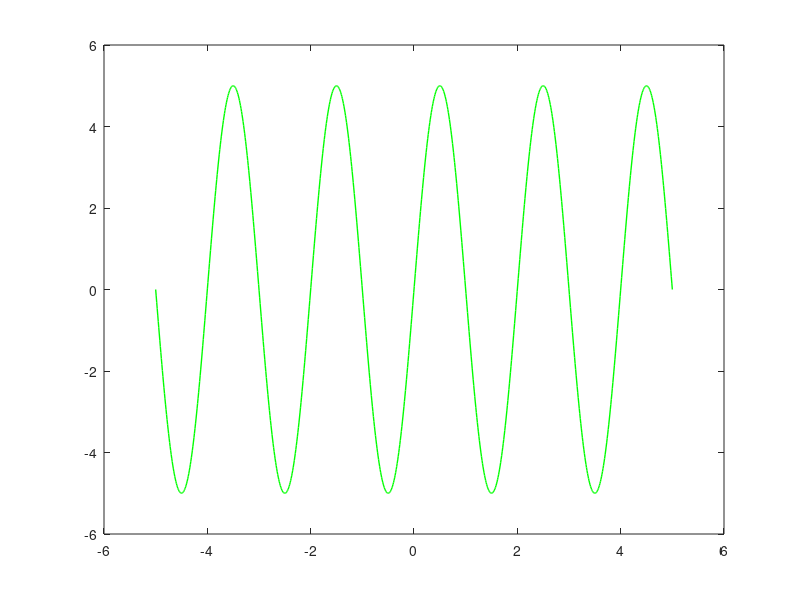

Here is the MATLAB script that generated this plot: (Note: this script raises an error after producing the figure.)
% 水山先生の質問
% 「線形εインセンシティブ損失関数を用いた場合は, 絶対値誤差最小化問題を解いているはずなのに,
% 　なぜ2次epsilonインセンシティブ損失関数を用いた場合よりも予測精度の平均絶対値誤差が劣るのか？
% 　2次epsilonインセンシティブ損失関数を用いた場合は二乗誤差最小化問題を解いているのに？」

% 回答(イメージ)
% 「サポートベクターが少ないことが原因である。
% 　変動の大きいデータに対しては, 線形εインセンシティブ損失関数を用いた場合にサポートベクターの数が少なくなっていることはすでに述べた.
% 　回帰関数を作成する際に、サポートベクターの数が少なくなってしまうと, 上下の学習データのみを使って, 回帰関数を作成してしまう.
%   つまり, 上下のデータの真ん中を通るような回帰関数が出来上がってしまう. そのため, 平均絶対値誤差が悪化してしまう.


% 以下, サポートベクターが少なくなってしまうことで, 回帰関数がうまく作れなくなることを示す. 
% 簡単な例 論文では二重交差検証でパラメータをちゃんと決めているけど, 今回は意図的にサポートベクターを減らす

% 人工データの生成
num = 100;
X = 2*5*rand(1, num) - 5;
X = sort(X);
Y = 5*sin(pi*X); % 曲線状にデータを生成
X_plot = linspace(-5, 5, num*10);
X_plot = reshape(X_plot, num*10, 1);
Y_plot = 5*sin(pi*X_plot);

% グラフの描画範囲
x_range = 5.5;
y_range = 8.5;

% ノイズを付与
rng default; % 乱数を固定
Y_noize = Y + normrnd(0, 1, 1, num); % 平均0, 標準偏差1の正規分布乱数を付与

% SVR用に入力データを整える(入力引数としてエラーが出ないように)
X = reshape(X, num, 1);
Y = reshape(Y, num, 1);
Y_noize = reshape(Y_noize, num, 1);

% %{
% 人工データを生成するもととなった関数とノイズを付与した後の人工データ
figure;
plot(X_plot, Y_plot, 'green', 'LineWidth', 1.0); % もととなった関数
hold on;
scatter(X, Y_noize, 'o', MarkerEdgeColor = 'black'); % ノイズを付与した後の人工データの散布図
xlim([-x_range x_range]);
ylim([-y_range y_range]);
set(gca,'FontSize',14) % 目盛りの大きさ
xlabel('$x$', 'FontSize',18, 'Interpreter', 'latex'); % x軸ラベルの大きさ
ylabel('$y$', 'FontSize',18, 'Interpreter', 'latex'); % y軸ラベルの大きさ
% saveas(gcf, '例に用いた人工データ(非線形).eps', 'epsc') % このコードでグラフを画像ファイルとして保存
% saveas(gcf, '例に用いた人工データ(非線形).jpg') % このコードでグラフを画像ファイルとして保存
% %}

% %{
% ハイパーパラメータ
% %{
epsilon = 1;
C = 10;
KernelScale = 1/sqrt(10); % Pythonにおけるgamma (gamma = 1/KernelScale^2). gamma =[0.1, 1, 10, 100]と等価
% %}

mdl_L1SVR = fitrsvm(X, Y_noize, 'BoxConstraint', C, 'KernelFunction', 'gaussian', 'KernelScale', KernelScale, 'Epsilon', epsilon);
Y_pred = predict(mdl_L1SVR, X_plot);

figure;
scatter(X(mdl_L1SVR.IsSupportVector), Y_noize(mdl_L1SVR.IsSupportVector), '*', MarkerEdgeColor = 'black'); % サポートベクターを*で表示
hold on;
scatter(X(~mdl_L1SVR.IsSupportVector), Y_noize(~mdl_L1SVR.IsSupportVector), 'o', MarkerEdgeColor = 'black'); % サポートベクター以外をoで表示
xlim([-x_range x_range]);
ylim([-y_range y_range + 2]);
plot(X_plot, Y_plot, 'green', 'LineWidth', 1.0); % 人工データを生成するもととなった関数
plot(X_plot, Y_pred, 'blue', 'LineWidth', 1.0); % SVRの回帰関数のプロット
plot(X_plot, Y_pred + epsilon, 'black--', 'LineWidth', 1.0); % εチューブの表示(+ε)
plot(X_plot, Y_pred - epsilon, 'black--', 'LineWidth', 1.0); % εチューブの表示(-ε)
set(gca,'FontSize',14) % 目盛りの大きさ
xlabel('$x$', 'FontSize',18, 'Interpreter', 'latex'); % x軸ラベルの大きさ
ylabel('$y$', 'FontSize',18, 'Interpreter', 'latex'); % y軸ラベルの大きさ
% saveas(gcf, 'サポートベクターが多いとき(非線形).eps', 'epsc') % このコードでグラフを画像ファイルとして保存
% saveas(gcf, 'サポートベクターが多いとき(非線形).jpg') % このコードでグラフを画像ファイルとして保存

% サポートベクターの数を表示
disp("L1損失非線形SVRのサポートベクターの数(epsilon=1, サポートベクターが多いとき)");
length(mdl_L1SVR.SupportVectors)
%}

% ハイパーパラメータ この例では意図的にサポートベクターを少なくする
% %{
epsilon = 4;
C = 10;
KernelScale = 1/sqrt(10); % Pythonにおけるgamma (gamma = 1/KernelScale^2). gamma =[0.1, 1, 10, 100]と等価
% %}

mdl_L1SVR = fitrsvm(X, Y_noize, 'BoxConstraint', C, 'KernelFunction', 'gaussian', 'KernelScale', KernelScale, 'Epsilon', epsilon);
Y_pred = predict(mdl_L1SVR, X_plot);

figure;
scatter(X(~mdl_L1SVR.IsSupportVector), Y_noize(~mdl_L1SVR.IsSupportVector), 'o', MarkerEdgeColor = 'black'); % サポートベクター以外をoで表示
hold on;
scatter(X(mdl_L1SVR.IsSupportVector), Y_noize(mdl_L1SVR.IsSupportVector), '*', MarkerEdgeColor = 'black'); % サポートベクターを*で表示
xlim([-x_range x_range]);
ylim([-y_range y_range]);
plot(X_plot, Y_plot, 'green', 'LineWidth', 1.0); % 人工データを生成するもととなった関数
plot(X_plot, Y_pred, 'blue', 'LineWidth', 1.0); % SVRの回帰関数のプロット
plot(X_plot, Y_pred + epsilon, 'black--', 'LineWidth', 1.0); % εチューブの表示(+ε)
plot(X_plot, Y_pred - epsilon, 'black--', 'LineWidth', 1.0); % εチューブの表示(-ε)
set(gca,'FontSize',14) % 目盛りの大きさ
xlabel('$x$', 'FontSize',18, 'Interpreter', 'latex'); % x軸ラベルの大きさ
ylabel('$y$', 'FontSize',18, 'Interpreter', 'latex'); % y軸ラベルの大きさ
% saveas(gcf, 'サポートベクターが少ないとき(非線形).eps', 'epsc') % このコードでグラフを画像ファイルとして保存
% saveas(gcf, 'サポートベクターが少ないとき(非線形).jpg') % このコードでグラフを画像ファイルとして保存

% サポートベクターの数を表示
disp("L1損失非線形SVRのサポートベクターの数(epsilon=4, サポートベクターを少ないとき)");
length(mdl_L1SVR.SupportVectors)